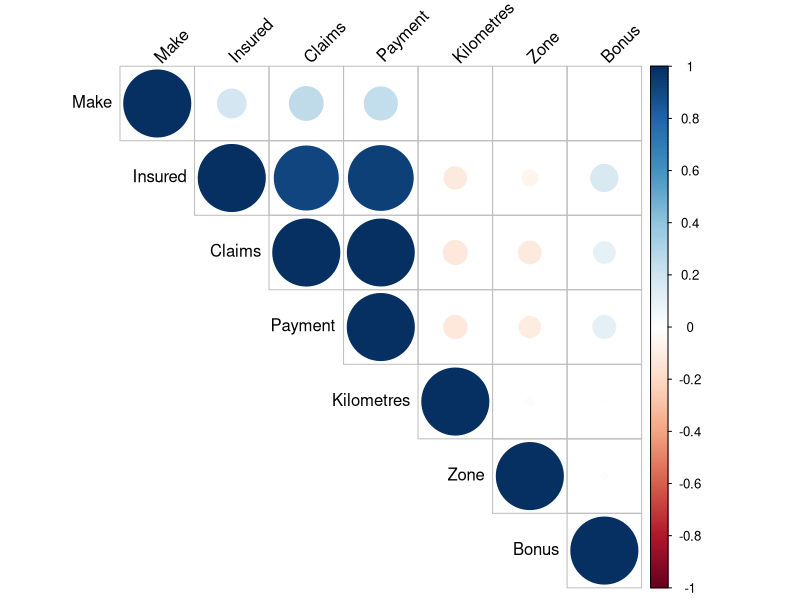

Reproduce this figure in R.
#The data gives the details of third party motor insurance claims in Sweden for the
#year 1977. In Sweden, all motor insurance companies apply identical risk
#arguments to classify customers, and thus their portfolios and their claims
#statistics can be combined. The data were compiled by a Swedish Committee on
#the Analysis of Risk Premium in Motor Insurance. The Committee was asked to
#look into the problem of analyzing the real influence on the claims of the risk
#arguments and to compare this structure with the actual tariff.

#**************************************************************************************
#                             Variable description                                    *
#**************************************************************************************

# The insurance dataset holds 7 variables and the description of these variables are
# given below:
# Variable Description
# Kilometers Kilometers travelled per year
# 1: < 1000
# 2: 1000-15000
# 3: 15000-20000
# 4: 20000-25000
# 5: > 25000
# Zone Geographical zone
# 1: Stockholm, Göteborg, and Malmö with surroundings
# 2: Other large cities with surroundings
# 3: Smaller cities with surroundings in southern Sweden
# 4: Rural areas in southern Sweden
# 5: Smaller cities with surroundings in northern Sweden
# 6: Rural areas in northern Sweden
# 7: Gotland
# Bonus No claims bonus; equal to the number of years, plus one, since the last claim
# Make 1-8 represents eight different common car models. All other models are combined in class 9.
# Insured :Number of insured in policy-years
# Claims  : Number of claims
# Payment : Total value of payments in Skr (Swedish Krona)





#*************************************************************************************************
# The committee is interested to know each field of the data collected through descriptive       *
# analysis to gain basic insights into the data set and to prepare for further analysis.         *
#                                                                                                *
#*************************************************************************************************


setwd(choose.dir())
motor_insurance <- read.csv('SwedishMotorInsurance.csv')

head(motor_insurance,5) # View a the first 5 rows of the data

str(motor_insurance)
#The structure shows that Kilometres,Zone,Bonus and Make are numerical whereas they should 
# be factors

colSums(is.na(motor_insurance))# Chekcing for missing values in the data
# We see that there are no missign values

#To get a detailed summary of the data we call the summary function 
summary(motor_insurance)

######################################################################################################



#***********************************************************************************
# The total value of payment by an insurance company is an important factor        *
#  to be monitored. So the committee has decided to find whether this payment is   * 
#  related to number of claims and the number of insured policy years. They also   *
#  want to visualize the results for better understanding.                         *
#***********************************************************************************

# We can use the correlation matric and the correlation plot to investigate 
# the relationship between payment and number of claims, and the relationship
# between payment and number of insured policies 

res <- cor(motor_insurance)
round(res,2)

# The correlation matric shows that the is high positive correlation between payment 
# and number of claims also there is high positive correlation betwen payment and 
# number of insured policies

# There is 93% positive correlation between payment and number of insured policies
# There is 100% positive correlation between payment and number of claims                  

library(corrplot)
corrplot(res, type = "upper", order = "hclust", 
         tl.col = "black", tl.srt = 45)

#Positive correlations are displayed in blue and negative correlatins are 
#displayed in red

# the correlation plot also confirms that there is high postitive correlation 
# between payments and insured policies
# also between payments and claims 
################################################################################################   


#**************************************************************************************************************
#  The committee wants to figure out the reasons for insurance payment increase                               *
#   and decrease. So they have decided to find whether distance, location, bonus,                             *
#    make, and insured amount or claims are affecting the payment or all or some of                           *
#     these are affecting it.                                                                                 *
#**************************************************************************************************************

# We can apply a linear regression model with payment being the dependent variable and 
#  the rest of the variables being independent/ predictor variables

str(motor_insurance)
# We see that the viriables Kilometres, Zone,Make and Bonus are numerical instead of
# categorical variables so we first have to convert them into factors

var <- c('Kilometres','Zone','Bonus','Make')
for (i in var ){
  motor_insurance[,i]= as.factor(motor_insurance[,i])}

str(motor_insurance)
#The output shows that the variables has been converted to factors
# We see that the viriable kilometres has 5 levels 
#  ZOne and Bonus have 7 levels and Make has 9 levels

linear_model <- lm(formula = Payment~.,data = motor_insurance)
linear_model
summary(linear_model)

#Result : The summary of the model shows that the variable Killometres is very significant to the model
#         at 0.1% since Kilometres2,Kilometres3,Kilometres4 and Kilometres5  are all significant at 0.1%
#
#       : Zone2,Zone 3,Zone 5 and Zone 7 are not significant to the model whereas Zone4  and Zone6
#       : are significant to the model at 0.1% significance level 
#       
#       : The variable Bonus1,Bonus2,Bonus3,Bonus4,Bonus5 and bonus 6 is are not significant to the model
#       : whereas Bonus7 is significant to the model at 1% significance level

#       : Make2 and Make3  are significant to the model at 5% significance level, Make4 is significant to the model
#       : at 0.1% significance level, Make5,Make6 and Make7 are significant to the model at 1% significance level
#       : Make8 and Make9 are not significant to the model.

#       : Insured and Claims are also significant to the model at 0.1% significance level.
#       
#       : The adjusted R-squared = 0.9953 which tells us that our model is about 99.5% accurate
#       : Which is suspiciously high in my opinion.
############################################################################################################



#***********************************************************************************************************
#  The insurance company is planning to establish a new branch office,                                     *
#    so they are interested to find at what location, kilometer, and bonus                                 *
#     level their insured amount, claims, and payment get increased.                                       *
#                                                                                                          * 
#***********************************************************************************************************

# We can use simple linear regression.


#By Location

group_zone<-apply(motor_insurance[,c(5,6,7)], 2, function(x) tapply(x, motor_insurance$Zone, mean))
group_zone
#Zone 4 has the highest number of Insured years,Claims and payment
#Zone 1-4 have more Insured years,High Claims and Payment compared to Zone 5, Zone 6 and Zone 7 

#By Kilometre

group_kilometres<-apply(motor_insurance[,c(5,6,7)], 2, function(x) tapply(x, motor_insurance$Kilometres, mean))
group_kilometres
# group2 has the highest Payments and highest number of Payments Claims although group1 has the 
#  highest number of Insured years

#By Bonus

group_bonus<-apply(motor_insurance[,c(5,6,7)], 2, function(x) tapply(x, motor_insurance$Bonus, mean))
group_bonus
#Bonus7 has high Number of Insured years,high number of claims and also high Payment.
# The rest of the bonus levels don't have much variations between them.

#############################################################################################################


#**********************************************************************************************************
#  The committee wants to understand what affects their claim rates so as                                 *
#   to decide the right premiums for a certain set of situations. Hence, they                             *
#   need to find whether the insured amount, zone, kilometer, bonus, or make                              *
#   affects the claim rates and to what extent.                                                           *
#**********************************************************************************************************


# We can use the linear regression model again except this time we make claims the dependent variable
# and making Insured,Zone,Kilometre,Bonus and Make the independent/predictor variables


linear_model_claims <- lm(formula = Claims~ Make+Insured+Kilometres+Zone+Bonus,data = motor_insurance)
linear_model_claims
summary(linear_model_claims)

#The sumamry of the model
#Zone3,Zone4,Zone5,Zone6,Zone7,Bonus2,Bonus3,Bonus4,Bonus5,Bonus6,Bonus7,Make9 and Insured are significant
# to the model at 0.1%  

#Make3,Make4,Make8,kilometre4 and Kilometre5 are significant tot the model at 1% significant model

#Zone2,Make5, Make6 and Make7 are significant to the model at 5% singnificance model.

# Thus varibale that is not significant to the model and does not affect number of claims is Kilometres3
# The Adjustred R-squared = 0.8421, which means out model is 84.21% accurate.

